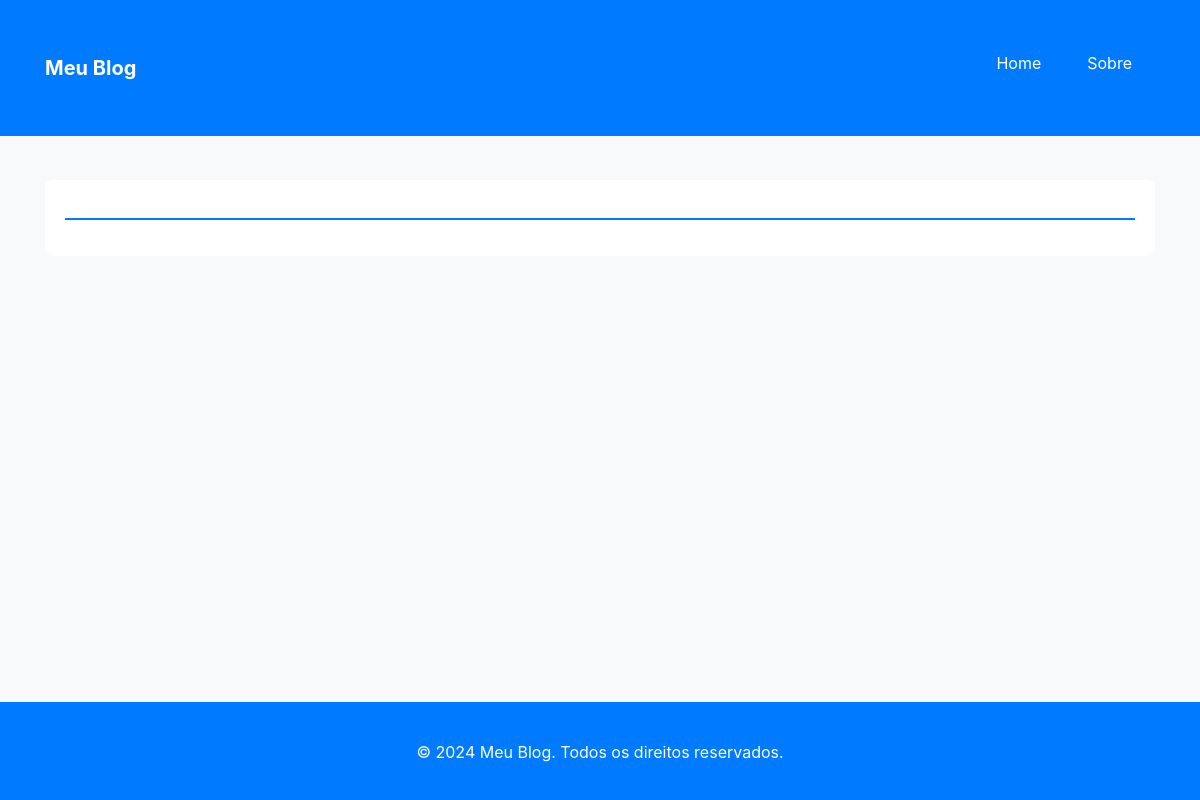
The app's page /sobre/, older data.
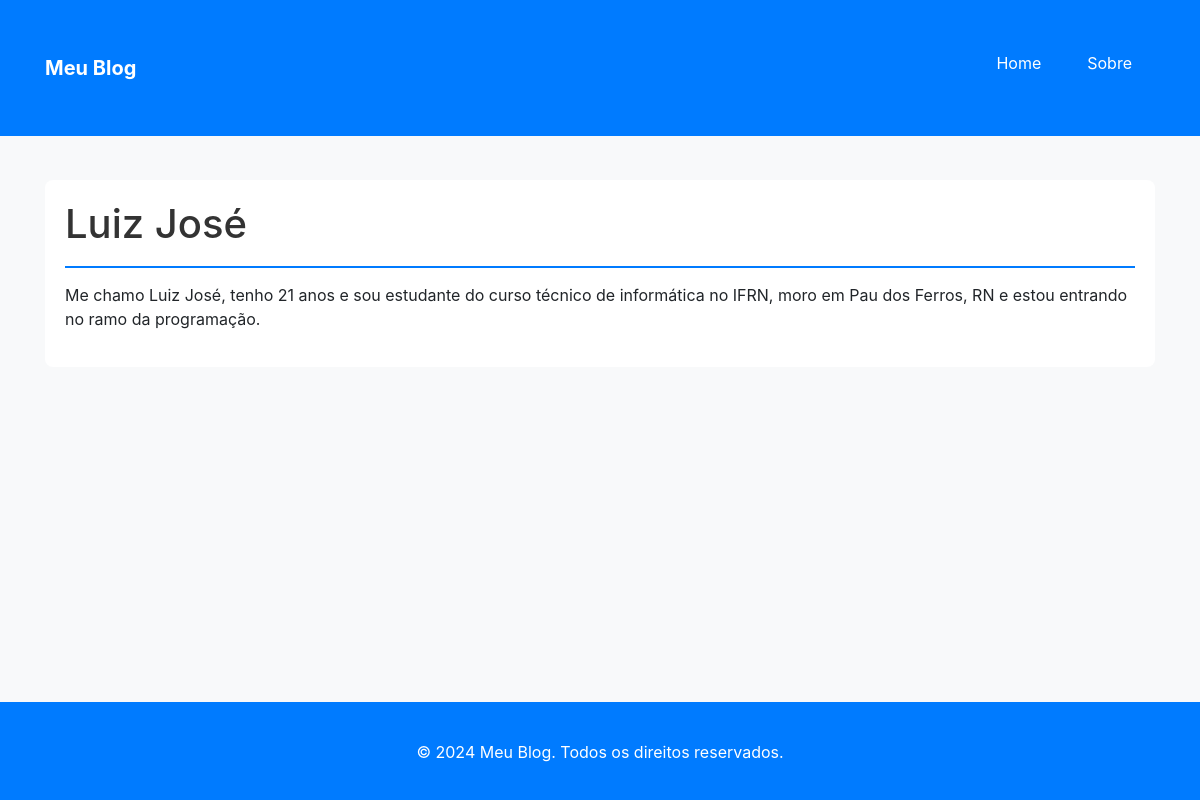
The same page, newer data.
### blog/models.py (models this page shows, shortened)
class Sobre(models.Model):
    titulo = models.CharField(max_length=100, default="Sobre Mim")
    descricao = models.TextField()

### blog/views.py (the view)
# urls.py: path('sobre/', views.sobre, name='sobre'),
def sobre(request):
    sobre = Sobre.objects.first()
    return render(request, 'blog/sobre.html', {'sobre': sobre})

### blog/templates/blog/sobre.html
{% extends 'base.html' %}
{% block content %}
<div class="section">
    <div class="section-header">
        <h1>{{ sobre.titulo }}</h1>
    </div>
    <div class="section-content">
        <p>{{ sobre.descricao }}</p>
    </div>
</div>
{% endblock %}

Row changes from the older to the newer data that the page shows:
added Sobre: titulo "Luiz José", descricao "Me chamo Luiz José, tenho 21 anos e sou estudante do curso técnico de informática no IFRN, moro em Pau dos Ferros, RN e estou entrando no ramo da programação."
